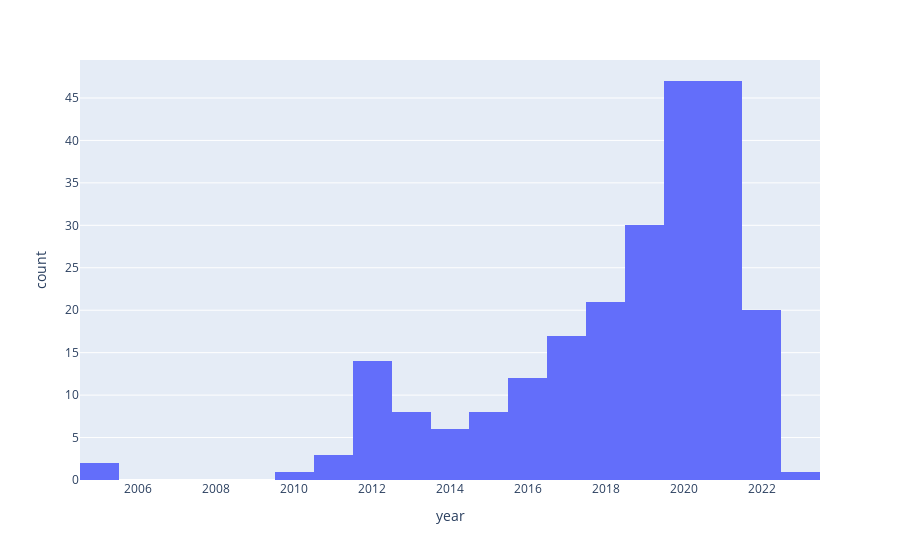

Notebook source saved alongside this figure:
### Code cell
# plot the distribution of migrations by-year
plt = px.histogram(migrations, x='year', y='count', histfunc='count')
plt.show()

### Figure 1 — Plotly figure (JSON) as saved in the notebook; plotly's stock layout.template omitted (floating-point values rounded to 4 significant figures; data arrays with more than 128 entries replaced by an {"elided": "..."} marker saying what was removed)
{"data": [{"alignmentgroup": "True", "bingroup": "x", "histfunc": "count", "hovertemplate": "year=%{x}<br>count=%{y}<extra></extra>", "legendgroup": "", "marker": {"color": "#636efa", "pattern": {"shape": ""}}, "name": "", "offsetgroup": "", "orientation": "v", "showlegend": false, "type": "histogram", "x": {"elided": "237 int values"}, "xaxis": "x", "y": {"elided": "237 int values"}, "yaxis": "y"}], "layout": {"barmode": "relative", "legend": {"tracegroupgap": 0}, "margin": {"t": 60}, "xaxis": {"anchor": "y", "domain": [0, 1], "title": {"text": "year"}}, "yaxis": {"anchor": "x", "domain": [0, 1], "title": {"text": "count"}}}}
